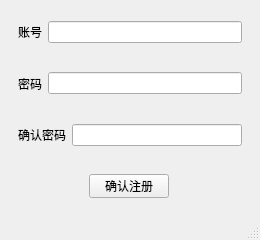
<?xml version="1.0" encoding="UTF-8"?>
<ui version="4.0">
 <class>login</class>
 <widget class="QMainWindow" name="login">
  <property name="geometry">
   <rect>
    <x>0</x>
    <y>0</y>
    <width>260</width>
    <height>240</height>
   </rect>
  </property>
  <property name="minimumSize">
   <size>
    <width>260</width>
    <height>240</height>
   </size>
  </property>
  <property name="maximumSize">
   <size>
    <width>260</width>
    <height>240</height>
   </size>
  </property>
  <property name="windowTitle">
   <string>MainWindow</string>
  </property>
  <widget class="QWidget" name="centralwidget">
   <layout class="QVBoxLayout" name="verticalLayout">
    <item>
     <widget class="QWidget" name="widget" native="true">
      <layout class="QHBoxLayout" name="horizontalLayout">
       <item>
        <widget class="QLabel" name="account">
         <property name="text">
          <string>账号</string>
         </property>
        </widget>
       </item>
       <item>
        <widget class="QLineEdit" name="lineEdit"/>
       </item>
      </layout>
     </widget>
    </item>
    <item>
     <widget class="QWidget" name="widget_2" native="true">
      <layout class="QHBoxLayout" name="horizontalLayout_2">
       <item>
        <widget class="QLabel" name="secret">
         <property name="text">
          <string>密码</string>
         </property>
        </widget>
       </item>
       <item>
        <widget class="QLineEdit" name="lineEdit_2"/>
       </item>
      </layout>
     </widget>
    </item>
    <item>
     <widget class="QWidget" name="widget_3" native="true">
      <layout class="QHBoxLayout" name="horizontalLayout_3">
       <item>
        <widget class="QLabel" name="secret_2">
         <property name="text">
          <string>确认密码</string>
         </property>
        </widget>
       </item>
       <item>
        <widget class="QLineEdit" name="lineEdit_3"/>
       </item>
      </layout>
     </widget>
    </item>
    <item>
     <widget class="QWidget" name="widget_4" native="true">
      <widget class="QPushButton" name="login_2">
       <property name="geometry">
        <rect>
         <x>80</x>
         <y>10</y>
         <width>80</width>
         <height>24</height>
        </rect>
       </property>
       <property name="text">
        <string>确认注册</string>
       </property>
      </widget>
     </widget>
    </item>
   </layout>
  </widget>
  <widget class="QMenuBar" name="menubar">
   <property name="geometry">
    <rect>
     <x>0</x>
     <y>0</y>
     <width>260</width>
     <height>21</height>
    </rect>
   </property>
  </widget>
  <widget class="QStatusBar" name="statusbar"/>
 </widget>
 <resources/>
 <connections/>
</ui>
